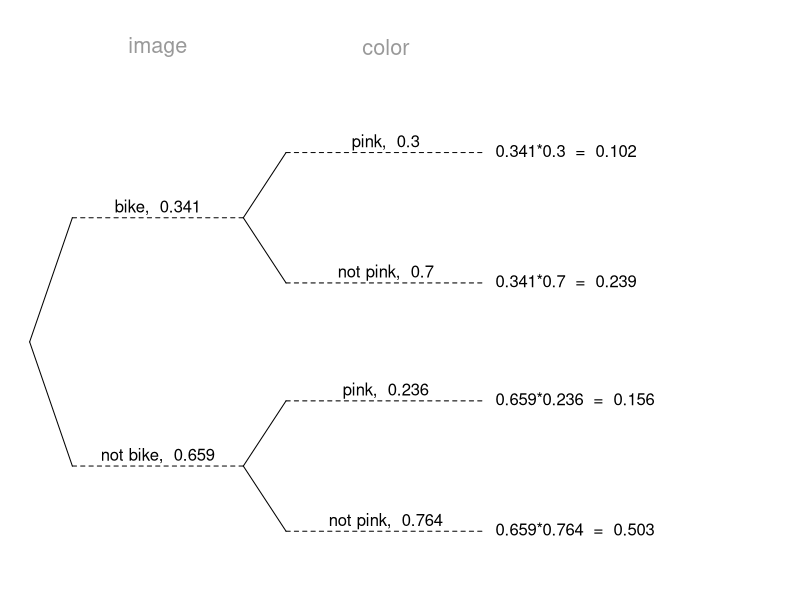

R code for this plot:
## ---- chunk 1
### define tree from openintro (https://github.com/OpenIntroStat/openintro-r-package/blob/master/R/treeDiag.R)
#' Construct tree diagrams
#'
#' Construct beautiful tree diagrams
#'
#'
#' @param main Character vector with two variable names, descriptions, or
#' questions
#' @param p1 Vector of probabilities for the primary branches
#' @param p2 List for the secondary branches, where each list item should be a
#' numerical vector of probabilities corresponding to the primary branches of
#' \code{p1}
#' @param out1 Character vector of the outcomes corresponding to the primary
#' branches
#' @param out2 Character vector of the outcomes corresponding to the secondary
#' branches
#' @param textwd The width provided for text with a default of \code{0.15}
#' @param solwd The with provided for the solution with a default of \code{0.2}
#' @param SBS A boolean vector indicating whether to place text and probability
#' side-by-side for the primary and secondary branches
#' @param showSol Boolean indicating whether to show the solution in the tree
#' diagram
#' @param solSub An optional list of vectors corresponding to \code{p2} to list
#' alternative text or solutions
#' @param digits The number of digits to show in the solution
#' @param textadj Vertical adjustment of text
#' @param cex.main Size of \code{main} in the plot
#' @param col.main Color of \code{main} in the plot
#' @param showWork Whether work should be shown for the solutions
#' @return No value is given. % A sample plot is given below: % %
#' \figure{treeDiag01.png}{Tree Diagram Example Figure}
#' @author David M Diez, Christopher D Barr
#' @keywords Tree diagram Conditional probability Bayes Theorem
#' @export
#'
#' @examples
#' treeDiag(c("Flight on time?","Luggage on time?"),
#'          c(0.8, 0.2), list(c(0.97, 0.03), c(0.15, 0.85)))
#' treeDiag(c("Breakfast?","Go to class"), c(.4,.6),
#'          list(c(0.4,0.36,0.34), c(0.6,0.3,0.1)), c("Yes", "No"),
#'          c("Statistics","English","Sociology"), showWork = TRUE)
#' treeDiag(c("Breakfast?","Go to class"), c(0.4, 0.11, 0.49),
#'          list(c(0.4, 0.36, 0.24), c(0.6, 0.3, 0.1), c(0.1, 0.4, 0.5)),
#'          c("one", "two", "three"), c("Statistics", "English", "Sociology"))
#' treeDiag(c("Dow Jones rise?", "NASDAQ rise?"),
#'          c(0.53, 0.47), list(c(0.75, 0.25), c(0.72, 0.28)),
#'          solSub = list(c("(a)", "(b)"), c("(c)", "(d)")), solwd = 0.08)
treeDiag <- function(main,
                     p1,
                     p2,
                     out1 = c("Yes", "No"),
                     out2 = c("Yes", "No"),
                     textwd = 0.15,
                     solwd = 0.2,
                     SBS = c(TRUE, TRUE),
                     showSol = TRUE,
                     solSub = NULL,
                     digits = 4,
                     textadj = 0.015,
                     cex.main = 1.3,
                     col.main = "#999999",
                     showWork = FALSE) {

  # _____ Checks _____ #
  SBS <- rep(SBS, 2)
  if (length(p1) != length(out1)) {
    stop("p1 and out1 must have the same length")
  }
  P1 <- format(p1)
  P2 <- list()
  for (i in 1:length(p1)) {
    P2[[i]] <- format(p2[[i]])
    if (length(p2[[i]]) != length(out2)) {
      stop(paste(
        "Each list item of p2 must",
        "have the same length as out2"
      ))
    }
  }

  # _____ Prepare Formatting _____ #
  x <- (0.75 - 2 * textwd) / 2
  x <- c(
    0,
    x,
    x + textwd,
    2 * x + textwd,
    2 * x + 2 * textwd + 0.05
  )
  y1 <- c(0.4, -0.4)
  y2 <- c(0.21, -0.21)
  n1 <- length(p1)
  n2 <- length(p2[[1]])
  if (n1 == 2 && n2 > 2) {
    y2 <- seq(0.23, -0.23, len = n2)
  } else if (n1 > 2 && n2 == 2) {
    y1 <- seq(0.5, -0.5, len = n1)
    y2 <- seq(0.13, -0.13, len = n2)
  } else if (n1 > 2 && n2 > 2) {
    y1 <- seq(0.5, -0.5, len = n1)
    y2 <- seq(0.1, -0.1, len = n2)
  }

  # _____ Basic Plot _____ #
  graphics::par(mar = rep(0, 4))
  graphics::plot(1,
    type = "n",
    axes = FALSE,
    ylim = c(-0.76, 1.03),
    xlim = c(0, 0.8 + solwd),
    xlab = "",
    ylab = ""
  )
  graphics::text(mean(x[2:3]), 0.95, main[1],
    cex = cex.main,
    col = col.main
  )
  graphics::text(mean(x[4:5]), 0.95, main[2],
    cex = cex.main,
    col = col.main
  )

  # _____ Branches _____ #
  for (i in 1:n1) {
    graphics::lines(x[1:2], c(0, y1[i]))
    graphics::lines(x[2:3], c(y1[i], y1[i]), lty = 2)
    if (SBS[1]) {
      temp <- paste(out1[i], P1[i], sep = ",  ")
      graphics::text(mean(x[2:3]), y1[i] - textadj, temp, pos = 3)
    } else {
      graphics::text(mean(x[2:3]), y1[i], P1[i] + textadj, pos = 1)
      graphics::text(mean(x[2:3]), y1[i], out1[i] - textadj, pos = 3)
    }
    for (j in 1:n2) {
      graphics::lines(x[3:4], y1[i] + c(0, y2[j]))
      graphics::lines(x[4:5], y1[i] + c(y2[j], y2[j]), lty = 2)
      if (SBS[2]) {
        temp <- paste(out2[j], P2[[i]][j], sep = ",  ")
        graphics::text(mean(x[4:5]),
          y1[i] + y2[j] - textadj,
          temp,
          pos = 3
        )
      } else {
        graphics::text(mean(x[4:5]), y1[i] + y2[j], P2[[i]][j], pos = 1)
        graphics::text(mean(x[4:5]), y1[i] + y2[j], out2[j], pos = 3)
      }
      if (showSol) {
#        sol <- format(round(p1[i] * p2[[i]][j], digits),
#          scientific = FALSE
#        )
        sol <- format(signif(p1[i] * p2[[i]][j], digits),
          scientific = FALSE
        )
        if (showWork) {
          temp <- paste(p1[i], p2[[i]][j], sep = "*")
          sol <- paste(temp, sol, sep = "  =  ")
        }
        if (!is.null(solSub)[1]) {
          sol <- solSub[[i]][j]
        }
        graphics::text(x[5], y1[i] + y2[j], sol, pos = 4)
      }
    }
  }
}







############ DATA GENERATION
images = c("bike","cat","dog","flower","gem","horn",
           "pig","shovel","tree","wheel")
colors = c("red","orange","yellow","green","blue","indigo",
           "violet","white","black","teal","pink","gray")
image = sample(images,1)
color = sample(colors,1)
pi = signif(runif(1,0.1,0.9),3)
pcgi = signif(runif(1,0.1,0.9),3)
pcgni = signif(runif(1,0.1,0.9),3)
type = sample(1:4,1)
wrd1 = switch(type,"","","not ","not ")
wrd2 = switch(type,"","not ","","not ")

pnum = switch(type,pi*pcgi,pi*(1-pcgi),(1-pi)*pcgni,(1-pi)*(1-pcgni))
poth = switch(type,(1-pi)*pcgni,(1-pi)*(1-pcgni),pi*pcgi,pi*(1-pcgi))
p3 = signif(pnum,3)
p4 = signif(poth,3)
p5 = signif(p3/(p3+p4),3)
## ---- chunk 2
treeDiag(c('image', 'color'), out1 = c(image,paste("not ",image,sep="")), 
               out2 = c(color,paste("not ",color,sep="")), 
               c(pi, 1-pi), 
               textwd = 0.3,
               list(c(pcgi, 1-pcgi),c(pcgni, 1-pcgni)), 
               showWork = TRUE, 
               solwd=0.5,
               digits=3)
